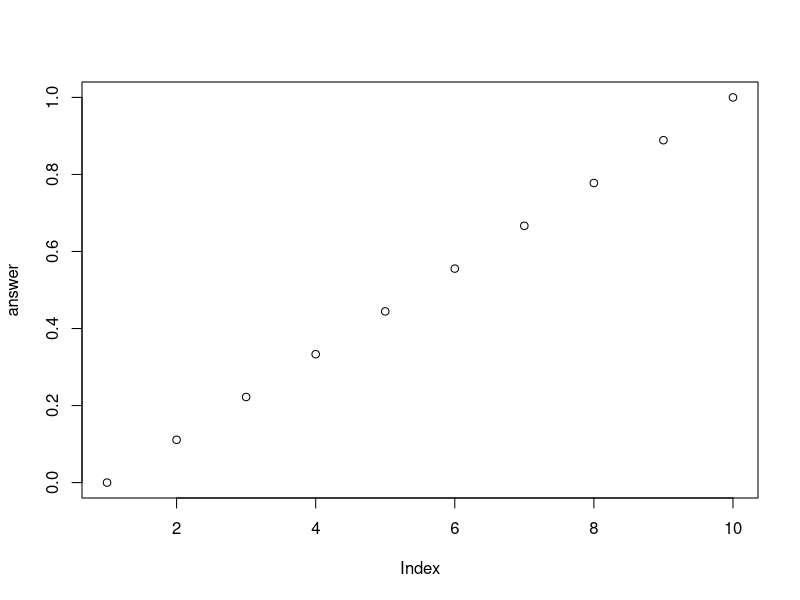

Write R code to recreate this figure. (Note: this script raises an error after producing the figure.)
## ---- chunk 1
knitr::opts_chunk$set(echo = TRUE)
## ---- chunk 2
rescale <- function(x, na.rm=TRUE, plot=FALSE, ...) {
  # Our rescale function from lecture 10
#stop() prints a warning and stops the function
  if( !is.numeric(x) ) {
    stop("Input x should be numeric", call.=FALSE)
  }
  
  rng <-range(x, na.rm=TRUE)

  answer <- (x - rng[1]) / (rng[2] - rng[1])
  if(plot) { 
    plot(answer, ...) 
  }
  
  return(answer)
}
## ---- chunk 3
rescale(c(1:10), plot=TRUE)

## ---- chunk 4
x <- c( 1, 2, NA, 3, NA)
y <- c(NA, 3, NA, 3, 4)
z <- c(1,1)
#stop message is displayed because vectors x and z are not equal length
both_na(x,z)

## ---- chunk 5
both_na <-  function(x,y) {
  if(length(x)!= length(y)) {
    stop("Input x and y should be the same length")
  }
  sum(is.na(x) & is.na(y))
}
## ---- chunk 6
reschale_new <- function(x, y) {
  ## Print some info on where NA's are as well as the number of them 
  if(length(x) != length(y)) {
    stop("Input x and y should be vectors of the same length", call.=FALSE)
  }
  na.in.both <- ( is.na(x) & is.na(y) )
  na.number  <- sum(na.in.both)
  na.which   <- which(na.in.both)

  message("Found ", na.number, " NA's at position(s):", 
          paste(na.which, collapse=", ") ) 
  
  return( list(number=na.number, which=na.which) )
}

reschale_new(x,y)
## ---- chunk 7
x <-  df1$IDs
y <-  df2$IDs

intersect(x,y)
#tells us which elements of x is in y
x %in% y
#outputs the elements in x that fulfills condition x %in% y
x[x %in% y]

y %in% x
y[y%in%x]



## ---- chunk 8
#outputs matrix with common elements between both x and y
gene_intersect <- function(x, y) {
  cbind(x[x %in% y],y[y %in% x])
}

gene_intersect(x,y)
## ---- chunk 9
gene_intersect2 <- function(df1, df2) {
  cbind( df1[ df1$IDs %in% df2$IDs, ],
    df2[ df2$IDs %in% df1$IDs,], "exp" )
}

gene_intersect2(df1,df2)
## ---- chunk 10
gene_intersect3 <- function(df1, df2, gene.colname="IDs"){
   cbind( df1[ df1[,gene.colname] %in% df2[,gene.colname], ],
    df2[ df2[,gene.colname] %in% df1[,gene.colname],], "exp" )}
## ---- chunk 11
gene_intersect4 <- function(df1,df2,gene.colname="IDs") {
  df1.name <- df1[,gene.colname]
  df2.name <- df2[,gene.colname]
  
  df1.ind <- df1.name %in% df2.name
  df2.ind <- df2.name %in% df1.name
  
  cbind(df1[df1.inds,], df2[df2.inds,], "exp")
}


